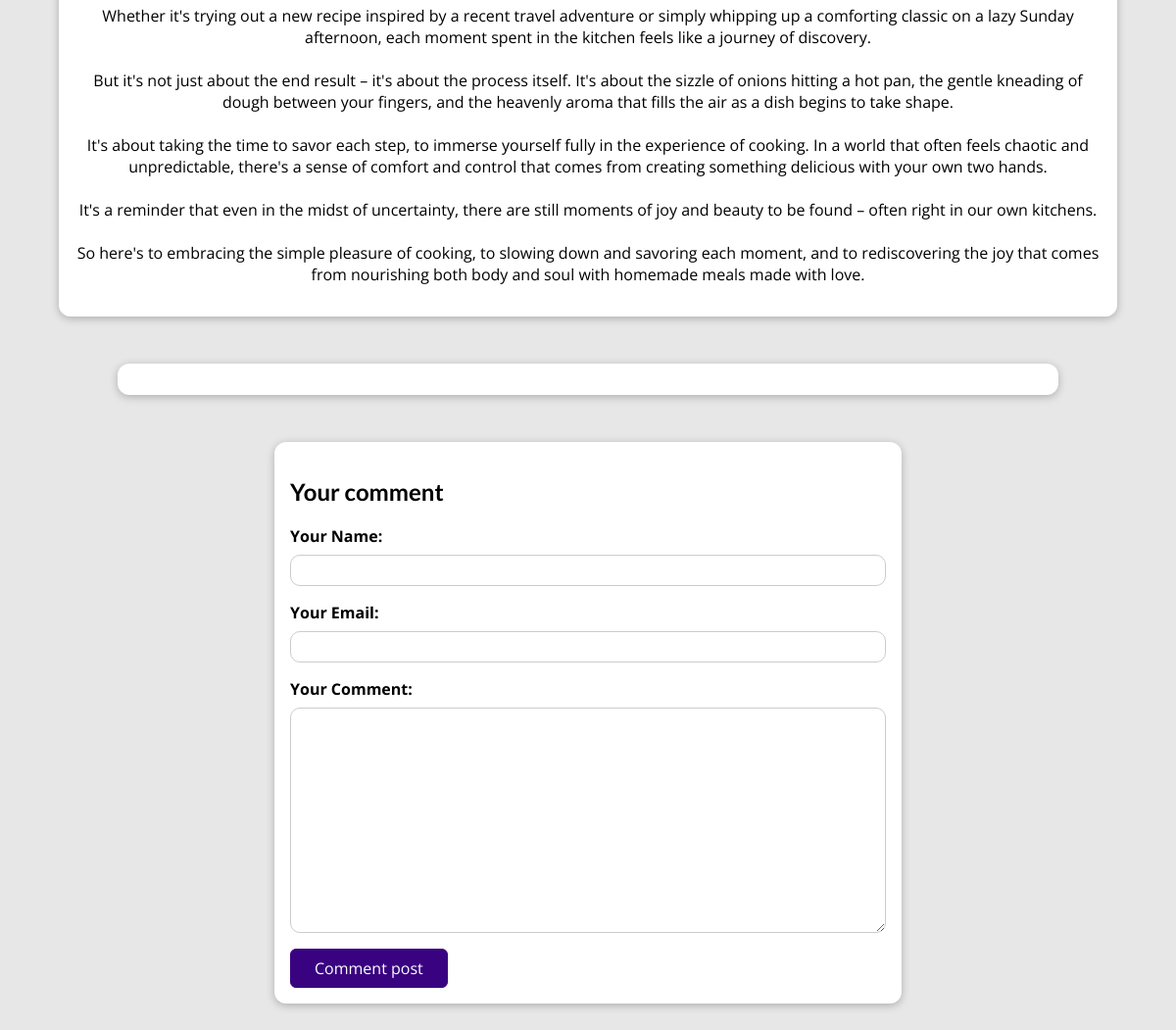
The app's page /blog/posts/rediscovering-the-joy-of-cooking-a-culinary-journey (lower part), older data.
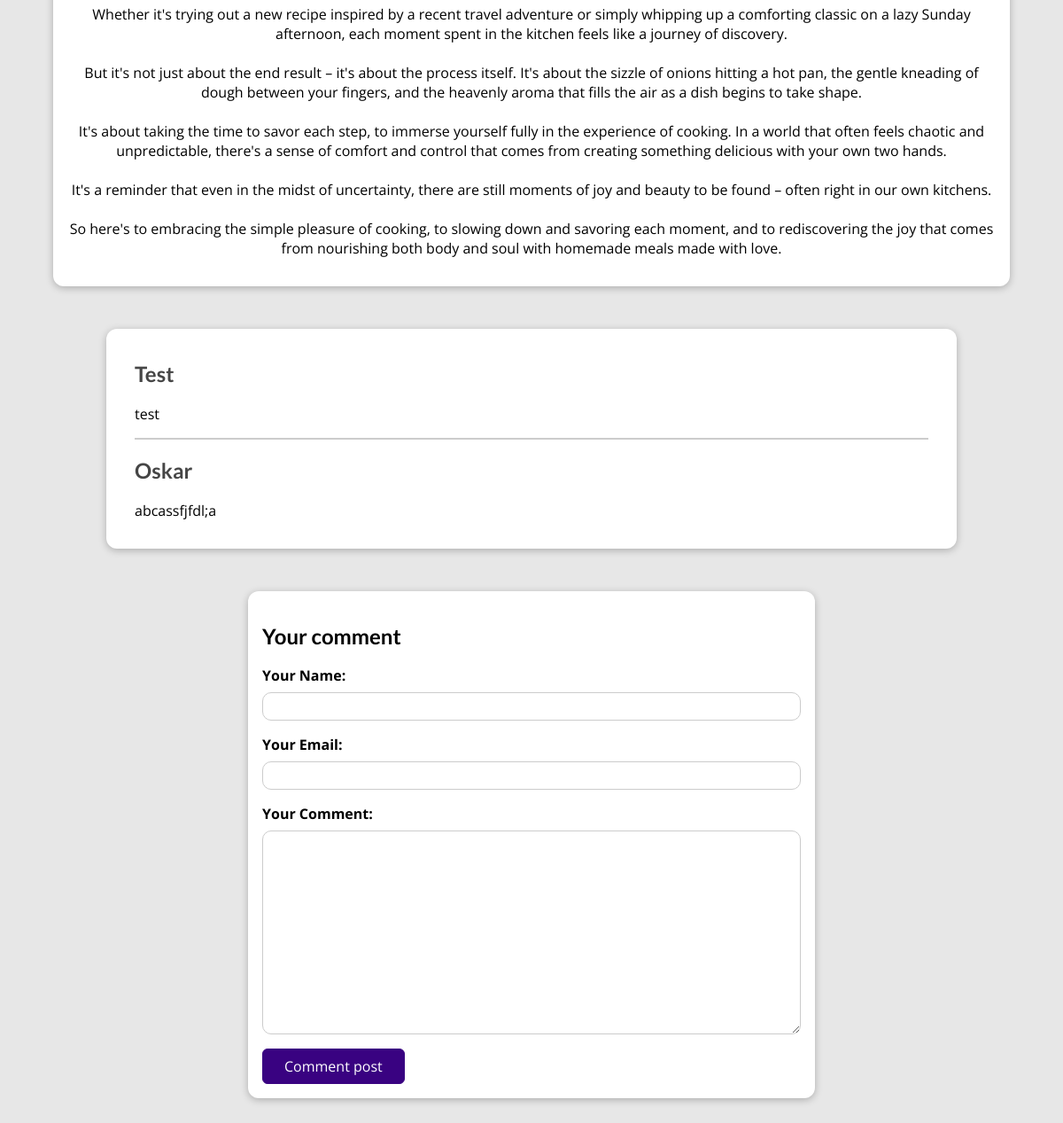
The same page, newer data.
### blog/models.py (models this page shows, shortened)
class Post(models.Model):
    id_post = models.AutoField(primary_key=True)
    title = models.CharField(max_length=100, null=False)
    content = models.TextField(null=False)
    date = models.DateField(null=False)
    author = models.ForeignKey(Author(), on_delete=models.CASCADE, null=False)
    slug = models.SlugField(max_length=100, null=False, db_index=True)
    image = models.ImageField(upload_to="images")
    excerpt = models.TextField(null=False)

class Comment(models.Model):
    id_comment = models.AutoField(primary_key=True)
    id_post = models.ForeignKey(Post, on_delete=models.CASCADE, null=False, related_name="comments")
    user_name = models.CharField(max_length=100)
    user_email = models.EmailField()
    text = models.TextField(max_length=400)

### blog/views.py (the view, shortened to what this page needs)
# urls.py: path("posts/<slug:slug>", views.PostDetailView.as_view(), name="post-detail-page"),
class PostDetailView(View):
    def get(self, request, slug):
        post = Post.objects.get(slug=slug)
        id_post = post.id_post
        read_later = str(id_post) == request.session.get("read_later")
        return render(
            request,
            "blog/post-detail.html",
            context={
                "post": post,
                "comment_form": CommentForm(),
                "read_later": read_later,
                "comments":post.comments.all().order_by("-id_comment"),
            },
        )

### blog/forms.py
class CommentForm(forms.ModelForm):
    class Meta:
        model = Comment
        exclude = ["id_post"]
        labels = {
            "user_name": "Your Name",
            "user_email": "Your Email",
            "text": "Your Comment",
        }

### blog/models.py (called while the page is built)
    def __str__(self):
        return self.name

### blog/templates/blog/post-detail.html (shortened to what this page needs)
{% extends "base.html" %}
{% load static %}
{% block css_files %}
    <link rel="stylesheet" href="{% static "blog/post-detail.css" %}" />
{% endblock %}
{% block content %}
    <main>
            {{ post.content|linebreaks }}
    </main>
    <section id="comments">
        <ul>
            {% for comment in comments %}
                <li>
                    <h2>{{ comment.user_name }}</h2>
                    <p>{{ comment.text }}</p>
                </li>
            {% endfor %}
        </ul>
    </section>
    <section id="comment-form">
        <h2>Your comment</h2>
        <form action="{% url "post-detail-page" post.slug %}" method="POST">
                {% for form_field in comment_form %}
                    <div class="form-control {% if form_field.errors %} invalid {% endif %}">
                        {{ form_field.label_tag }}
                        {{ form_field }}
                    </div>
                {% endfor %}
            <button type="submit">Comment post</button>
        </form>
    </section>
{% endblock %}

### templates/base.html (shortened to what this page needs)
{% load static %}
<!DOCTYPE html>
<html lang="en">
<head>
    <link rel="stylesheet" href="{% static "app.css" %}" />
    {% block css_files %}{% endblock %}
</head>
<body>
    {% block content %}{% endblock %}
</body>
</html>

### static/app.css (style rules this page uses)
* { box-sizing: border-box; }
html { font-family: 'Open Sans', 'Lato', sans-serif; }
body { margin: 0; }
h1, h2, h3 { font-family: 'Lato', sans-serif; font-weight: bold; }

### blog/static/blog/post-detail.css (style rules this page uses)
body { background-color: #e7e7e7; }
#comment-form { margin: 3rem auto; width: 90%; max-width: 40rem; border-radius: 12px; background-color: white; box-shadow: 0 2px 8px rgba(0, 0, 0, 0.25); padding: 1rem; }
#comment-form button { font: inherit; background-color: #390281; color: white; border: 1px solid #390281; padding: 0.5rem 1.5rem; border-radius: 6px; cursor: pointer; }
main { width: 90%; max-width: 90rem; margin: 3rem auto; background-color: white; padding: 1rem; border-radius: 12px; box-shadow: 0 2px 8px rgba(0, 0, 0, 0.25); }
p { text-align: center; }
.form-control { margin-bottom: 1rem; }
.form-control label { font-weight: bold; margin-bottom: 0.5rem; display: block; }
.form-control input, .form-control textarea { display: block; width: 100%; font: inherit; padding: 0.25rem; border-radius: 10px; border: 1px solid #ccc }
#comments { margin: 3rem auto; width: 90%; max-width: 60rem; border-radius: 12px; background-color: white; box-shadow: 0 2px 8px rgba(0, 0, 0, 0.25); padding: 1rem 2rem; }
#comments ul { list-style: none; margin: 0; padding: 0; }
#comments li { margin-bottom: 1rem; border-bottom: 2px solid #ccc; }
#comments li:last-of-type { border-bottom: none; }
#comments h2 { color: #464646; }
#comments p { text-align: left; }

Row changes from the older to the newer data that the page shows:
added Comment: user_name "Test", text "test"
added Comment: user_name "Oskar", text "abcassfjfdl;a"
